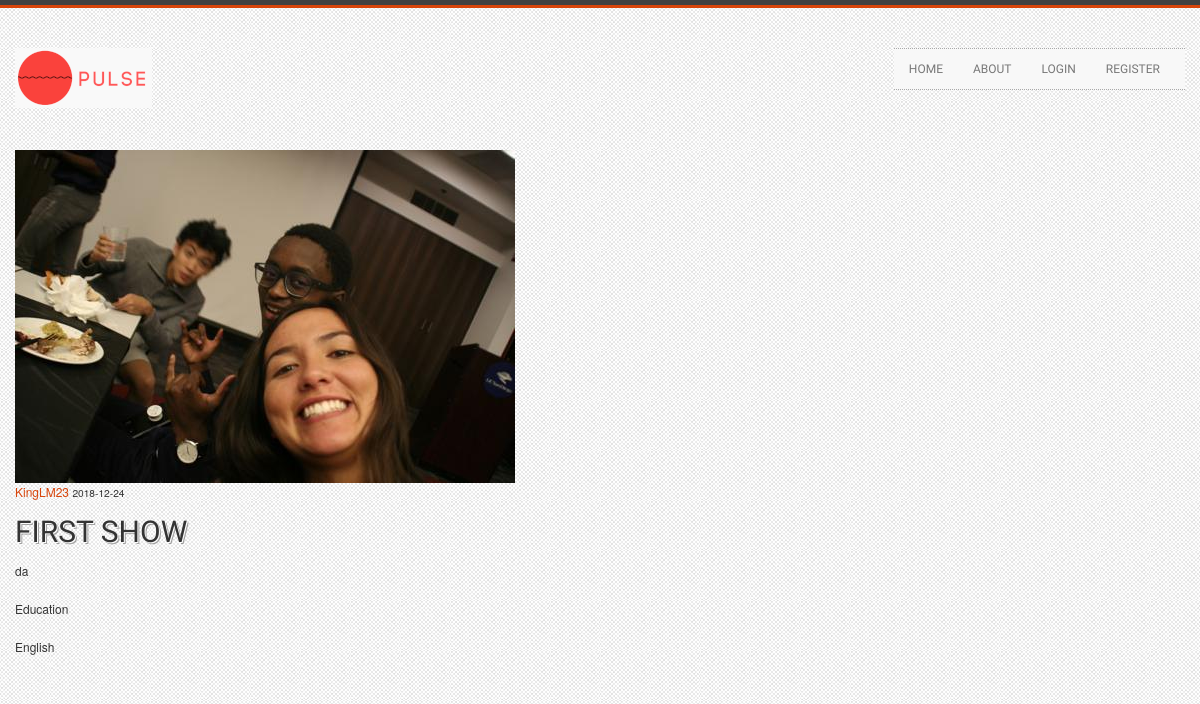
The app's page /show/1 with its own data.
### flask_platform/models.py (models this page shows, shortened)
class User(db.Model, UserMixin):
    id = db.Column(db.Integer, primary_key=True)
    username = db.Column(db.String(20), unique=True, nullable=False)
    email = db.Column(db.String(120), unique=True, nullable=False)
    image_file = db.Column(db.String(20), nullable=False, default='default.jpeg')
    password = db.Column(db.String(60), nullable=False)
    about = db.Column(db.String(200), unique=False, nullable=False)
    country  = db.Column(db.String(40), unique=False, nullable=False)
    languages = db.Column(db.String(120), unique=False, nullable=False)
    shows = db.relationship('Show', backref='author', lazy=True)

class Show(db.Model):
    id = db.Column(db.Integer, primary_key=True)
    title = db.Column(db.String(100), nullable=False)
    date_posted = db.Column(db.DateTime, nullable=False, default=datetime.utcnow)
    description = db.Column(db.Text, nullable=False)
    category = db.Column(db.Text, nullable=False)
    show_language = db.Column(db.Text, nullable=False)
    user_id = db.Column(db.Integer, db.ForeignKey('user.id'), nullable=False)

### flask_platform/routes.py (the view)
@app.route("/show/<int:show_id>")
def show(show_id):
    show = Show.query.get_or_404(show_id)
    return render_template('show.html', title=show.title, show=show)

### flask_platform/templates/show.html (shortened to what this page needs)
{% extends "layout.html" %}
{% block content %}
  <article class="media content-section">
    <img class="rounded-circle article-img" src="{{ url_for('static', filename='profile_pics/' + show.author.image_file) }}">
    <div class="media-body">
      <div class="article-metadata">
        <a class="mr-2" href="{{ url_for('user_shows', username=show.author.username) }}">{{ show.author.username }}</a>
        <small class="text-muted">{{ show.date_posted.strftime('%Y-%m-%d') }}</small>
      </div>
      <h2 class="article-title">{{ show.title }}</h2>
      <p class="article-content">{{ show.description }}</p>
      <p class="article-content">{{ show.category }}</p>
      <p class="article-content">{{ show.show_language }}</p>
    </div>
  </article>
{% endblock content %}

### flask_platform/static/custom-styles.css (style rules this page uses)
html, body { font-size:12px; line-height:18px; height: 100%; }
body { background: #f9f9f9 url(../img/page-bg-1.jpg); }
h1, h2, h3, h4 , h5, h6 { font-family: "Oswald", sans-serif; font-weight: normal; text-transform:uppercase; }
h1, h2, h3, h4, h5 { text-shadow: 1px 1px 0 #fdfdfd, 2px 2px 0 rgba(81, 81, 81, 0.5), 0 0 1px #fdfdfd; }
a, a:hover { color:#d8450b; }
p { margin-bottom: 20px; }

### records on screen
User: image_file (picture), author.username "KingLM23"
Show: date_posted "2018-12-24", title "FIRST SHOW", description "da", category "Education", show_language "English"
